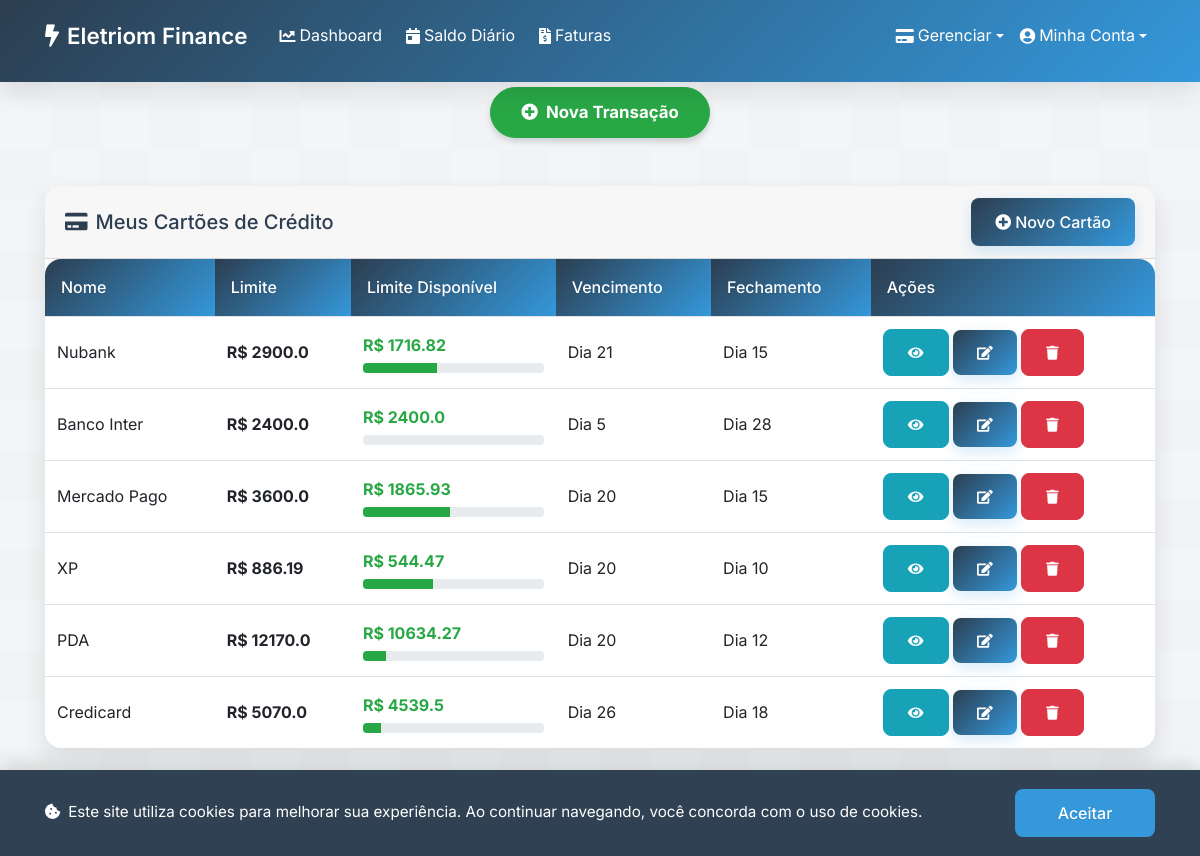
The page /credit_cards (signed in) on the database its author committed.
### app.py (models this page shows)
class CreditCard(db.Model):
    id = db.Column(db.Integer, primary_key=True)
    name = db.Column(db.String(100), nullable=False)
    limit = db.Column(db.Float, nullable=False)
    due_day = db.Column(db.Integer, nullable=False)  # Dia de vencimento (1-31)
    closing_day = db.Column(db.Integer, nullable=False)  # Dia de fechamento (1-31)
    user_id = db.Column(db.Integer, db.ForeignKey('user.id'), nullable=False)

### app.py (the view)
@app.route('/credit_cards')
def credit_cards():
    cards = CreditCard.query.filter_by(user_id=current_user.id).all()
    cards_with_available = []
    for card in cards:
        card_transactions = Transaction.query.filter_by(credit_card_id=card.id, trans_type='saida').all()
        used_limit = sum(txn.value for txn in card_transactions)
        available_limit = card.limit - used_limit
        today = datetime.now().date()
        current_month = today.month
        current_year = today.year
        if today.day > card.due_day:
            if current_month == 12:
                next_due_month = 1
                next_due_year = current_year + 1
            else:
                next_due_month = current_month + 1
                next_due_year = current_year
        else:
            next_due_month = current_month
            next_due_year = current_year
        next_due_date = datetime(next_due_year, next_due_month, card.due_day).date()
        cards_with_available.append({
            'id': card.id,
            'name': card.name,
            'limit': card.limit,
            'available_limit': available_limit,
            'due_day': card.due_day,
            'closing_day': card.closing_day,
            'next_due_date': next_due_date.strftime('%d-%b-%Y')
        })
    return render_template('credit_cards.html', credit_cards=cards_with_available)

### app.py (called while the page is built)
@login_manager.user_loader
def load_user(user_id):
    return db.session.get(User, int(user_id))

### templates/credit_cards.html (shortened to what this page needs)
{% extends "base.html" %}
{% block content %}
<div class="card mb-4">
  <div class="card-header d-flex justify-content-between align-items-center">
    <h5 class="mb-0"><i class="fas fa-credit-card mr-2"></i>Meus Cartões de Crédito</h5>
    <button class="btn btn-primary" data-toggle="modal" data-target="#addCardModal">
      <i class="fas fa-plus-circle mr-1"></i>Novo Cartão
    </button>
  </div>
  <div class="table-responsive">
    <table class="table table-hover mb-0 table-xs-simplified">
      <thead>
        <tr>
          <th>Nome</th>
          <th>Limite</th>
          <th>Limite Disponível</th>
          <th>Vencimento</th>
          <th>Fechamento</th>
          <th>Ações</th>
        </tr>
      </thead>
      <tbody>
        {% for card in credit_cards %}
        <tr>
          <td data-label="Nome">{{ card.name }}</td>
          <td data-label="Limite" class="font-weight-bold">R$ {{ card.limit | round(2) }}</td>
          <td data-label="Limite Disponível" class="font-weight-bold {% if card.available_limit < (card.limit * 0.2) %}text-danger{% elif card.available_limit < (card.limit * 0.5) %}text-warning{% else %}text-success{% endif %}">
            R$ {{ card.available_limit | round(2) }}
            <div class="progress mt-1" style="height: 10px;">
              <div class="progress-bar {% if card.available_limit < (card.limit * 0.2) %}bg-danger{% elif card.available_limit < (card.limit * 0.5) %}bg-warning{% else %}bg-success{% endif %}" role="progressbar" style="width: {{ ((card.limit - card.available_limit) / card.limit * 100) | round }}%" aria-valuenow="{{ ((card.limit - card.available_limit) / card.limit * 100) | round }}" aria-valuemin="0" aria-valuemax="100"></div>
            </div>
          </td>
          <td data-label="Vencimento">Dia {{ card.due_day }}</td>
          <td data-label="Fechamento">Dia {{ card.closing_day }}</td>
          <td data-label="Ações">
            <button class="btn btn-sm btn-info btn-view-card" data-id="{{ card.id }}" data-toggle="modal" data-target="#viewCardModal">
              <i class="fas fa-eye"></i>
            </button>
            <button class="btn btn-sm btn-primary btn-edit-card" data-id="{{ card.id }}" data-toggle="modal" data-target="#editCardModal">
              <i class="fas fa-edit"></i>
            </button>
            <button class="btn btn-sm btn-danger btn-delete-card" data-id="{{ card.id }}" data-toggle="modal" data-target="#deleteCardModal">
              <i class="fas fa-trash"></i>
            </button>
          </td>
        </tr>
        {% endfor %}
      </tbody>
    </table>
  </div>
</div>
{% endblock %}

### static/style.css (style rules this page uses)
:root { --primary-color: #2c3e50; --secondary-color: #34495e; --accent-color: #3498db; --success-color: #2ecc71; --danger-color: #e74c3c; --text-color: #2c3e50; --light-bg: #f8f9fa; --border-color: #dee2e6; --primary-gradient: linear-gradient(135deg, #2c3e50, #3498db); --secondary-gradient: linear-gradient(135deg, #3498db, #2ecc71); --box-shadow: 0 10px 25px rgba(0, 0, 0, 0.1); --text-shadow: 0 1px 2px rgba(0, 0, 0, 0.1); }
* { margin: 0; padding: 0; box-sizing: border-box; }
body { font-family: 'Inter', -apple-system, BlinkMacSystemFont, sans-serif; line-height: 1.6; color: var(--text-color); }
.card { border: none; border-radius: 16px; box-shadow: var(--box-shadow); transition: all 0.3s ease; overflow: hidden; }
.table { background: white; border-radius: 16px; overflow: hidden; box-shadow: var(--box-shadow); transition: all 0.3s ease; }
.table thead th { background: var(--primary-gradient); color: white; font-weight: 500; border: none; text-shadow: var(--text-shadow); padding: 1rem; }
.table td { vertical-align: middle; border-color: var(--border-color); }
.btn { border-radius: 8px; padding: 0.75rem 1.5rem; font-weight: 500; transition: transform 0.2s; }
.btn-primary { background: var(--primary-gradient); border: none; box-shadow: 0 5px 15px rgba(52, 152, 219, 0.2); }

### rows shown on the page
CreditCard: name "Nubank", limit "2900.0", available_limit "1716.82", due_day "21", closing_day "15"
CreditCard: name "Banco Inter", limit "2400.0", available_limit "2400.0", due_day "5", closing_day "28"
CreditCard: name "Mercado Pago", limit "3600.0", available_limit "1865.93", due_day "20", closing_day "15"
CreditCard: name "XP", limit "886.19", available_limit "544.47", due_day "20", closing_day "10"
CreditCard: name "PDA", limit "12170.0", available_limit "10634.27", due_day "20", closing_day "12"
CreditCard: name "Credicard", limit "5070.0", available_limit "4539.5", due_day "26", closing_day "18"
